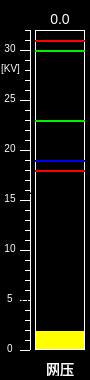
<?xml version="1.0" encoding="UTF-8"?>
<ui version="4.0">
 <class>CtrlNetVoltage</class>
 <widget class="QWidget" name="CtrlNetVoltage">
  <property name="geometry">
   <rect>
    <x>0</x>
    <y>0</y>
    <width>90</width>
    <height>380</height>
   </rect>
  </property>
  <property name="windowTitle">
   <string>Form</string>
  </property>
  <property name="styleSheet">
   <string notr="true">QWidget
{
	background-color:black;
border:1px solid transparent;
}</string>
  </property>
  <widget class="QLabel" name="label">
   <property name="geometry">
    <rect>
     <x>40</x>
     <y>360</y>
     <width>40</width>
     <height>17</height>
    </rect>
   </property>
   <property name="styleSheet">
    <string notr="true">color:white;font:14px;</string>
   </property>
   <property name="text">
    <string>网压</string>
   </property>
   <property name="alignment">
    <set>Qt::AlignCenter</set>
   </property>
  </widget>
  <widget class="QLabel" name="L1">
   <property name="geometry">
    <rect>
     <x>20</x>
     <y>350</y>
     <width>10</width>
     <height>1</height>
    </rect>
   </property>
   <property name="styleSheet">
    <string notr="true">border:1px solid white;</string>
   </property>
   <property name="text">
    <string/>
   </property>
   <property name="alignment">
    <set>Qt::AlignCenter</set>
   </property>
  </widget>
  <widget class="QLabel" name="label_2">
   <property name="geometry">
    <rect>
     <x>0</x>
     <y>340</y>
     <width>20</width>
     <height>17</height>
    </rect>
   </property>
   <property name="styleSheet">
    <string notr="true">font:10px;color:white</string>
   </property>
   <property name="text">
    <string>0</string>
   </property>
   <property name="alignment">
    <set>Qt::AlignCenter</set>
   </property>
  </widget>
  <widget class="QLabel" name="L1_2">
   <property name="geometry">
    <rect>
     <x>25</x>
     <y>340</y>
     <width>5</width>
     <height>1</height>
    </rect>
   </property>
   <property name="styleSheet">
    <string notr="true">border:1px solid white;</string>
   </property>
   <property name="text">
    <string/>
   </property>
   <property name="alignment">
    <set>Qt::AlignCenter</set>
   </property>
  </widget>
  <widget class="QLabel" name="L1_3">
   <property name="geometry">
    <rect>
     <x>25</x>
     <y>310</y>
     <width>5</width>
     <height>1</height>
    </rect>
   </property>
   <property name="styleSheet">
    <string notr="true">border:1px solid white;</string>
   </property>
   <property name="text">
    <string/>
   </property>
   <property name="alignment">
    <set>Qt::AlignCenter</set>
   </property>
  </widget>
  <widget class="QLabel" name="L1_4">
   <property name="geometry">
    <rect>
     <x>25</x>
     <y>320</y>
     <width>5</width>
     <height>1</height>
    </rect>
   </property>
   <property name="styleSheet">
    <string notr="true">border:1px solid white;</string>
   </property>
   <property name="text">
    <string>0.0</string>
   </property>
   <property name="alignment">
    <set>Qt::AlignCenter</set>
   </property>
  </widget>
  <widget class="QLabel" name="L1_5">
   <property name="geometry">
    <rect>
     <x>25</x>
     <y>330</y>
     <width>5</width>
     <height>1</height>
    </rect>
   </property>
   <property name="styleSheet">
    <string notr="true">border:1px solid white;</string>
   </property>
   <property name="text">
    <string>0.0</string>
   </property>
   <property name="alignment">
    <set>Qt::AlignCenter</set>
   </property>
  </widget>
  <widget class="QLabel" name="L1_6">
   <property name="geometry">
    <rect>
     <x>25</x>
     <y>290</y>
     <width>5</width>
     <height>1</height>
    </rect>
   </property>
   <property name="styleSheet">
    <string notr="true">border:1px solid white;</string>
   </property>
   <property name="text">
    <string>0.0</string>
   </property>
   <property name="alignment">
    <set>Qt::AlignCenter</set>
   </property>
  </widget>
  <widget class="QLabel" name="L1_7">
   <property name="geometry">
    <rect>
     <x>25</x>
     <y>270</y>
     <width>5</width>
     <height>1</height>
    </rect>
   </property>
   <property name="styleSheet">
    <string notr="true">border:1px solid white;</string>
   </property>
   <property name="text">
    <string>0.0</string>
   </property>
   <property name="alignment">
    <set>Qt::AlignCenter</set>
   </property>
  </widget>
  <widget class="QLabel" name="L1_8">
   <property name="geometry">
    <rect>
     <x>25</x>
     <y>260</y>
     <width>5</width>
     <height>1</height>
    </rect>
   </property>
   <property name="styleSheet">
    <string notr="true">border:1px solid white;</string>
   </property>
   <property name="text">
    <string>0.0</string>
   </property>
   <property name="alignment">
    <set>Qt::AlignCenter</set>
   </property>
  </widget>
  <widget class="QLabel" name="L1_9">
   <property name="geometry">
    <rect>
     <x>20</x>
     <y>300</y>
     <width>10</width>
     <height>1</height>
    </rect>
   </property>
   <property name="styleSheet">
    <string notr="true">border:1px solid white;</string>
   </property>
   <property name="text">
    <string>0.0</string>
   </property>
   <property name="alignment">
    <set>Qt::AlignCenter</set>
   </property>
  </widget>
  <widget class="QLabel" name="L1_10">
   <property name="geometry">
    <rect>
     <x>25</x>
     <y>280</y>
     <width>5</width>
     <height>1</height>
    </rect>
   </property>
   <property name="styleSheet">
    <string notr="true">border:1px solid white;</string>
   </property>
   <property name="text">
    <string/>
   </property>
   <property name="alignment">
    <set>Qt::AlignCenter</set>
   </property>
  </widget>
  <widget class="QLabel" name="L1_11">
   <property name="geometry">
    <rect>
     <x>25</x>
     <y>230</y>
     <width>5</width>
     <height>1</height>
    </rect>
   </property>
   <property name="styleSheet">
    <string notr="true">border:1px solid white;</string>
   </property>
   <property name="text">
    <string/>
   </property>
   <property name="alignment">
    <set>Qt::AlignCenter</set>
   </property>
  </widget>
  <widget class="QLabel" name="L1_12">
   <property name="geometry">
    <rect>
     <x>20</x>
     <y>250</y>
     <width>10</width>
     <height>1</height>
    </rect>
   </property>
   <property name="styleSheet">
    <string notr="true">border:1px solid white;</string>
   </property>
   <property name="text">
    <string/>
   </property>
   <property name="alignment">
    <set>Qt::AlignCenter</set>
   </property>
  </widget>
  <widget class="QLabel" name="L1_13">
   <property name="geometry">
    <rect>
     <x>25</x>
     <y>240</y>
     <width>5</width>
     <height>1</height>
    </rect>
   </property>
   <property name="styleSheet">
    <string notr="true">border:1px solid white;</string>
   </property>
   <property name="text">
    <string/>
   </property>
   <property name="alignment">
    <set>Qt::AlignCenter</set>
   </property>
  </widget>
  <widget class="QLabel" name="L1_14">
   <property name="geometry">
    <rect>
     <x>25</x>
     <y>220</y>
     <width>5</width>
     <height>1</height>
    </rect>
   </property>
   <property name="styleSheet">
    <string notr="true">border:1px solid white;</string>
   </property>
   <property name="text">
    <string/>
   </property>
   <property name="alignment">
    <set>Qt::AlignCenter</set>
   </property>
  </widget>
  <widget class="QLabel" name="L1_15">
   <property name="geometry">
    <rect>
     <x>25</x>
     <y>210</y>
     <width>5</width>
     <height>1</height>
    </rect>
   </property>
   <property name="styleSheet">
    <string notr="true">border:1px solid white;</string>
   </property>
   <property name="text">
    <string/>
   </property>
   <property name="alignment">
    <set>Qt::AlignCenter</set>
   </property>
  </widget>
  <widget class="QLabel" name="L1_16">
   <property name="geometry">
    <rect>
     <x>25</x>
     <y>180</y>
     <width>5</width>
     <height>1</height>
    </rect>
   </property>
   <property name="styleSheet">
    <string notr="true">border:1px solid white;</string>
   </property>
   <property name="text">
    <string/>
   </property>
   <property name="alignment">
    <set>Qt::AlignCenter</set>
   </property>
  </widget>
  <widget class="QLabel" name="L1_17">
   <property name="geometry">
    <rect>
     <x>20</x>
     <y>200</y>
     <width>10</width>
     <height>1</height>
    </rect>
   </property>
   <property name="styleSheet">
    <string notr="true">border:1px solid white;</string>
   </property>
   <property name="text">
    <string/>
   </property>
   <property name="alignment">
    <set>Qt::AlignCenter</set>
   </property>
  </widget>
  <widget class="QLabel" name="L1_18">
   <property name="geometry">
    <rect>
     <x>25</x>
     <y>190</y>
     <width>5</width>
     <height>1</height>
    </rect>
   </property>
   <property name="styleSheet">
    <string notr="true">border:1px solid white;</string>
   </property>
   <property name="text">
    <string/>
   </property>
   <property name="alignment">
    <set>Qt::AlignCenter</set>
   </property>
  </widget>
  <widget class="QLabel" name="L1_19">
   <property name="geometry">
    <rect>
     <x>25</x>
     <y>170</y>
     <width>5</width>
     <height>1</height>
    </rect>
   </property>
   <property name="styleSheet">
    <string notr="true">border:1px solid white;</string>
   </property>
   <property name="text">
    <string/>
   </property>
   <property name="alignment">
    <set>Qt::AlignCenter</set>
   </property>
  </widget>
  <widget class="QLabel" name="L1_20">
   <property name="geometry">
    <rect>
     <x>25</x>
     <y>160</y>
     <width>5</width>
     <height>1</height>
    </rect>
   </property>
   <property name="styleSheet">
    <string notr="true">border:1px solid white;</string>
   </property>
   <property name="text">
    <string/>
   </property>
   <property name="alignment">
    <set>Qt::AlignCenter</set>
   </property>
  </widget>
  <widget class="QLabel" name="L1_21">
   <property name="geometry">
    <rect>
     <x>25</x>
     <y>130</y>
     <width>5</width>
     <height>1</height>
    </rect>
   </property>
   <property name="styleSheet">
    <string notr="true">border:1px solid white;</string>
   </property>
   <property name="text">
    <string/>
   </property>
   <property name="alignment">
    <set>Qt::AlignCenter</set>
   </property>
  </widget>
  <widget class="QLabel" name="L1_22">
   <property name="geometry">
    <rect>
     <x>20</x>
     <y>150</y>
     <width>10</width>
     <height>1</height>
    </rect>
   </property>
   <property name="styleSheet">
    <string notr="true">border:1px solid white;</string>
   </property>
   <property name="text">
    <string/>
   </property>
   <property name="alignment">
    <set>Qt::AlignCenter</set>
   </property>
  </widget>
  <widget class="QLabel" name="L1_23">
   <property name="geometry">
    <rect>
     <x>25</x>
     <y>140</y>
     <width>5</width>
     <height>1</height>
    </rect>
   </property>
   <property name="styleSheet">
    <string notr="true">border:1px solid white;</string>
   </property>
   <property name="text">
    <string/>
   </property>
   <property name="alignment">
    <set>Qt::AlignCenter</set>
   </property>
  </widget>
  <widget class="QLabel" name="L1_24">
   <property name="geometry">
    <rect>
     <x>25</x>
     <y>120</y>
     <width>5</width>
     <height>1</height>
    </rect>
   </property>
   <property name="styleSheet">
    <string notr="true">border:1px solid white;</string>
   </property>
   <property name="text">
    <string/>
   </property>
   <property name="alignment">
    <set>Qt::AlignCenter</set>
   </property>
  </widget>
  <widget class="QLabel" name="L1_25">
   <property name="geometry">
    <rect>
     <x>25</x>
     <y>110</y>
     <width>5</width>
     <height>1</height>
    </rect>
   </property>
   <property name="styleSheet">
    <string notr="true">border:1px solid white;</string>
   </property>
   <property name="text">
    <string/>
   </property>
   <property name="alignment">
    <set>Qt::AlignCenter</set>
   </property>
  </widget>
  <widget class="QLabel" name="L1_26">
   <property name="geometry">
    <rect>
     <x>25</x>
     <y>80</y>
     <width>5</width>
     <height>1</height>
    </rect>
   </property>
   <property name="styleSheet">
    <string notr="true">border:1px solid white;</string>
   </property>
   <property name="text">
    <string/>
   </property>
   <property name="alignment">
    <set>Qt::AlignCenter</set>
   </property>
  </widget>
  <widget class="QLabel" name="L1_27">
   <property name="geometry">
    <rect>
     <x>20</x>
     <y>100</y>
     <width>10</width>
     <height>1</height>
    </rect>
   </property>
   <property name="styleSheet">
    <string notr="true">border:1px solid white;</string>
   </property>
   <property name="text">
    <string/>
   </property>
   <property name="alignment">
    <set>Qt::AlignCenter</set>
   </property>
  </widget>
  <widget class="QLabel" name="L1_28">
   <property name="geometry">
    <rect>
     <x>25</x>
     <y>90</y>
     <width>5</width>
     <height>1</height>
    </rect>
   </property>
   <property name="styleSheet">
    <string notr="true">border:1px solid white;</string>
   </property>
   <property name="text">
    <string/>
   </property>
   <property name="alignment">
    <set>Qt::AlignCenter</set>
   </property>
  </widget>
  <widget class="QLabel" name="L1_29">
   <property name="geometry">
    <rect>
     <x>25</x>
     <y>70</y>
     <width>5</width>
     <height>1</height>
    </rect>
   </property>
   <property name="styleSheet">
    <string notr="true">border:1px solid white;</string>
   </property>
   <property name="text">
    <string/>
   </property>
   <property name="alignment">
    <set>Qt::AlignCenter</set>
   </property>
  </widget>
  <widget class="QLabel" name="L1_30">
   <property name="geometry">
    <rect>
     <x>25</x>
     <y>60</y>
     <width>5</width>
     <height>1</height>
    </rect>
   </property>
   <property name="styleSheet">
    <string notr="true">border:1px solid white;</string>
   </property>
   <property name="text">
    <string/>
   </property>
   <property name="alignment">
    <set>Qt::AlignCenter</set>
   </property>
  </widget>
  <widget class="QLabel" name="L1_31">
   <property name="geometry">
    <rect>
     <x>25</x>
     <y>30</y>
     <width>5</width>
     <height>1</height>
    </rect>
   </property>
   <property name="styleSheet">
    <string notr="true">border:1px solid white;</string>
   </property>
   <property name="text">
    <string/>
   </property>
   <property name="alignment">
    <set>Qt::AlignCenter</set>
   </property>
  </widget>
  <widget class="QLabel" name="L1_32">
   <property name="geometry">
    <rect>
     <x>20</x>
     <y>50</y>
     <width>10</width>
     <height>1</height>
    </rect>
   </property>
   <property name="styleSheet">
    <string notr="true">border:1px solid white;</string>
   </property>
   <property name="text">
    <string/>
   </property>
   <property name="alignment">
    <set>Qt::AlignCenter</set>
   </property>
  </widget>
  <widget class="QLabel" name="L1_33">
   <property name="geometry">
    <rect>
     <x>25</x>
     <y>40</y>
     <width>5</width>
     <height>1</height>
    </rect>
   </property>
   <property name="styleSheet">
    <string notr="true">border:1px solid white;</string>
   </property>
   <property name="text">
    <string/>
   </property>
   <property name="alignment">
    <set>Qt::AlignCenter</set>
   </property>
  </widget>
  <widget class="QLabel" name="label_3">
   <property name="geometry">
    <rect>
     <x>0</x>
     <y>240</y>
     <width>20</width>
     <height>17</height>
    </rect>
   </property>
   <property name="styleSheet">
    <string notr="true">font:10px;color:white</string>
   </property>
   <property name="text">
    <string>10</string>
   </property>
   <property name="alignment">
    <set>Qt::AlignCenter</set>
   </property>
  </widget>
  <widget class="QLabel" name="label_4">
   <property name="geometry">
    <rect>
     <x>0</x>
     <y>290</y>
     <width>20</width>
     <height>17</height>
    </rect>
   </property>
   <property name="styleSheet">
    <string notr="true">font:10px;color:white</string>
   </property>
   <property name="text">
    <string>5</string>
   </property>
   <property name="alignment">
    <set>Qt::AlignCenter</set>
   </property>
  </widget>
  <widget class="QLabel" name="label_5">
   <property name="geometry">
    <rect>
     <x>0</x>
     <y>190</y>
     <width>20</width>
     <height>17</height>
    </rect>
   </property>
   <property name="styleSheet">
    <string notr="true">font:10px;color:white</string>
   </property>
   <property name="text">
    <string>15</string>
   </property>
   <property name="alignment">
    <set>Qt::AlignCenter</set>
   </property>
  </widget>
  <widget class="QLabel" name="label_6">
   <property name="geometry">
    <rect>
     <x>0</x>
     <y>140</y>
     <width>20</width>
     <height>17</height>
    </rect>
   </property>
   <property name="styleSheet">
    <string notr="true">font:10px;color:white</string>
   </property>
   <property name="text">
    <string>20</string>
   </property>
   <property name="alignment">
    <set>Qt::AlignCenter</set>
   </property>
  </widget>
  <widget class="QLabel" name="label_7">
   <property name="geometry">
    <rect>
     <x>0</x>
     <y>90</y>
     <width>20</width>
     <height>17</height>
    </rect>
   </property>
   <property name="styleSheet">
    <string notr="true">font:10px;color:white</string>
   </property>
   <property name="text">
    <string>25</string>
   </property>
   <property name="alignment">
    <set>Qt::AlignCenter</set>
   </property>
  </widget>
  <widget class="QLabel" name="label_8">
   <property name="geometry">
    <rect>
     <x>0</x>
     <y>40</y>
     <width>20</width>
     <height>17</height>
    </rect>
   </property>
   <property name="styleSheet">
    <string notr="true">font:10px;color:white</string>
   </property>
   <property name="text">
    <string>30</string>
   </property>
   <property name="alignment">
    <set>Qt::AlignCenter</set>
   </property>
  </widget>
  <widget class="QLabel" name="L1_36">
   <property name="geometry">
    <rect>
     <x>30</x>
     <y>30</y>
     <width>1</width>
     <height>320</height>
    </rect>
   </property>
   <property name="styleSheet">
    <string notr="true">border:1px solid white;</string>
   </property>
   <property name="text">
    <string>0.0</string>
   </property>
   <property name="alignment">
    <set>Qt::AlignCenter</set>
   </property>
  </widget>
  <widget class="QLabel" name="LBLBackground">
   <property name="geometry">
    <rect>
     <x>35</x>
     <y>30</y>
     <width>50</width>
     <height>320</height>
    </rect>
   </property>
   <property name="styleSheet">
    <string notr="true">border:1px solid white;background-color:yellow;</string>
   </property>
   <property name="text">
    <string/>
   </property>
   <property name="alignment">
    <set>Qt::AlignCenter</set>
   </property>
  </widget>
  <widget class="QLabel" name="LBLValueRect">
   <property name="geometry">
    <rect>
     <x>36</x>
     <y>31</y>
     <width>48</width>
     <height>300</height>
    </rect>
   </property>
   <property name="styleSheet">
    <string notr="true">border:1px solid transparent;background-color:black;</string>
   </property>
   <property name="text">
    <string/>
   </property>
   <property name="alignment">
    <set>Qt::AlignCenter</set>
   </property>
  </widget>
  <widget class="QLabel" name="label_9">
   <property name="geometry">
    <rect>
     <x>0</x>
     <y>60</y>
     <width>21</width>
     <height>17</height>
    </rect>
   </property>
   <property name="styleSheet">
    <string notr="true">color:white;
font:10px;</string>
   </property>
   <property name="text">
    <string>[KV]</string>
   </property>
   <property name="alignment">
    <set>Qt::AlignCenter</set>
   </property>
  </widget>
  <widget class="QLabel" name="LBLValue">
   <property name="geometry">
    <rect>
     <x>40</x>
     <y>10</y>
     <width>40</width>
     <height>17</height>
    </rect>
   </property>
   <property name="styleSheet">
    <string notr="true">font:14px;color:white</string>
   </property>
   <property name="text">
    <string>0.0</string>
   </property>
   <property name="alignment">
    <set>Qt::AlignCenter</set>
   </property>
  </widget>
  <widget class="QLabel" name="LBLredline1">
   <property name="geometry">
    <rect>
     <x>35</x>
     <y>170</y>
     <width>50</width>
     <height>2</height>
    </rect>
   </property>
   <property name="styleSheet">
    <string notr="true">border:2px solid red;</string>
   </property>
   <property name="text">
    <string/>
   </property>
   <property name="alignment">
    <set>Qt::AlignCenter</set>
   </property>
  </widget>
  <widget class="QLabel" name="LBLblueline">
   <property name="geometry">
    <rect>
     <x>35</x>
     <y>160</y>
     <width>50</width>
     <height>2</height>
    </rect>
   </property>
   <property name="styleSheet">
    <string notr="true">border:1px solid rgb(0,0,240);</string>
   </property>
   <property name="text">
    <string/>
   </property>
   <property name="alignment">
    <set>Qt::AlignCenter</set>
   </property>
  </widget>
  <widget class="QLabel" name="LBLgreenline1">
   <property name="geometry">
    <rect>
     <x>35</x>
     <y>120</y>
     <width>50</width>
     <height>2</height>
    </rect>
   </property>
   <property name="styleSheet">
    <string notr="true">border:2px solid rgb(0,240,0);</string>
   </property>
   <property name="text">
    <string/>
   </property>
   <property name="alignment">
    <set>Qt::AlignCenter</set>
   </property>
  </widget>
  <widget class="QLabel" name="LBLgreenline2">
   <property name="geometry">
    <rect>
     <x>35</x>
     <y>50</y>
     <width>50</width>
     <height>2</height>
    </rect>
   </property>
   <property name="styleSheet">
    <string notr="true">border:2px solid rgb(0,240,0);</string>
   </property>
   <property name="text">
    <string/>
   </property>
   <property name="alignment">
    <set>Qt::AlignCenter</set>
   </property>
  </widget>
  <widget class="QLabel" name="LBLredline2">
   <property name="geometry">
    <rect>
     <x>35</x>
     <y>40</y>
     <width>50</width>
     <height>2</height>
    </rect>
   </property>
   <property name="styleSheet">
    <string notr="true">border:4px solid red;</string>
   </property>
   <property name="text">
    <string/>
   </property>
   <property name="alignment">
    <set>Qt::AlignCenter</set>
   </property>
  </widget>
 </widget>
 <resources/>
 <connections/>
</ui>
